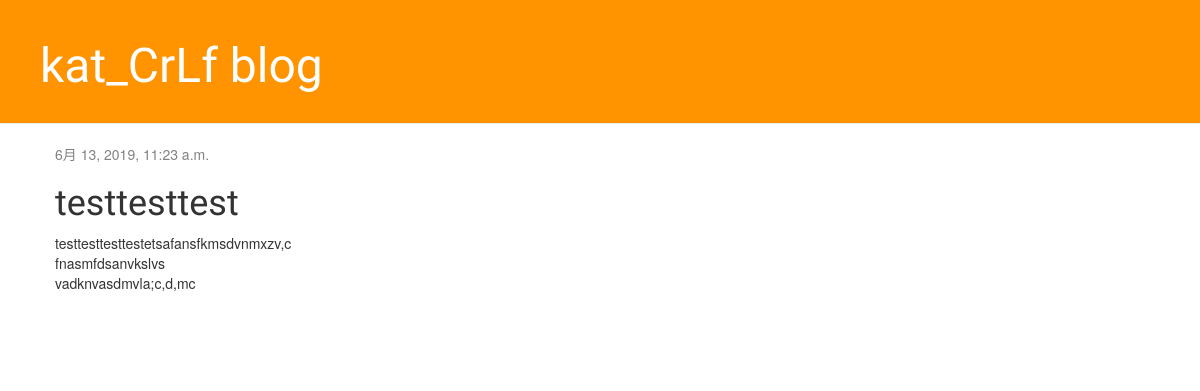
The app's page /post/2/ with its own data.
### blog/models.py (models this page shows, shortened)
class Post(models.Model):
    author = models.ForeignKey('auth.User', on_delete=models.CASCADE)
    title =models.CharField(max_length=200)
    text = models.TextField()
    created_date = models.DateTimeField(
            default=timezone.now)
    published_date = models.DateTimeField(
            blank=True,null=True)

### blog/views.py (the view)
# urls.py: path('post/<int:pk>/', views.post_detail, name='post_detail'),
def post_detail(request, pk):
    post = get_object_or_404(Post, pk=pk)
    return render(request, 'blog/post_detail.html', {'post': post})

### blog/templates/blog/post_detail.html (shortened to what this page needs)
{% extends 'blog/base.html' %}
{% block content %}
    <div class="post">
        {% if post.published_date %}
            <div class="date">
                {{ post.published_date }}
            </div>
        {% endif %}
        <h1>{{ post.title }}</h1>
        <p>{{ post.text|linebreaksbr }}</p>
    </div>
{% endblock %}

### blog/static/css/blog.css (style rules this page uses)
h1, h2, h3, h4 { font-family: 'Lobster', cursive; }
.date { color: #828282; }
.post { margin-bottom: 70px; }

### records on screen
Post: published_date "6月 13, 2019, 11:23 a.m.", title "testtesttest", text "testtesttesttestetsafansfkmsdvnmxzv,c fnasmfdsanvkslvs vadknvasdmvla;c,d,mc"
